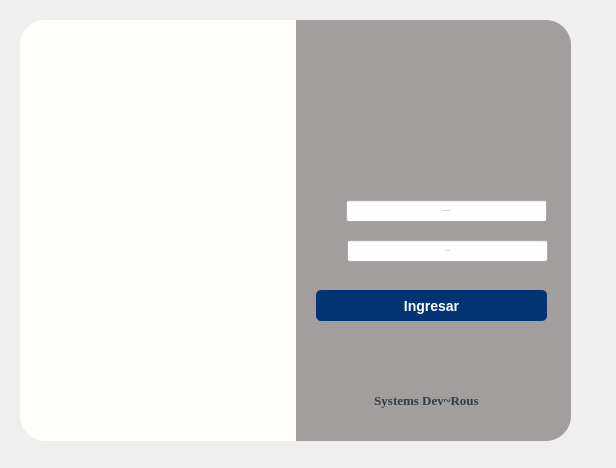
<?xml version="1.0" encoding="UTF-8"?>
<ui version="4.0">
 <class>Inicio_Sesion</class>
 <widget class="QWidget" name="Inicio_Sesion">
  <property name="geometry">
   <rect>
    <x>0</x>
    <y>0</y>
    <width>616</width>
    <height>468</height>
   </rect>
  </property>
  <property name="minimumSize">
   <size>
    <width>600</width>
    <height>450</height>
   </size>
  </property>
  <property name="maximumSize">
   <size>
    <width>16777215</width>
    <height>16777215</height>
   </size>
  </property>
  <property name="windowTitle">
   <string>Form</string>
  </property>
  <property name="styleSheet">
   <string notr="true">*{color: #1d1c1c;}

#principal{
	background-color: rgb(163, 158, 158);
	border-bottom-right-radius: 25px;
	border-top-right-radius: 25px;
}
#contenedor_global{
border-top-left-radius: 25px;
border-bottom-left-radius: 25px;
border-bottom-right-radius: 25px;
border-top-right-radius: 25px;
}
#contenedor_formulario{
border-top-left-radius: 25px;
border-bottom-left-radius: 25px;
border-bottom-right-radius: 25px;
border-top-right-radius: 25px;
}
#imgFormulario{
image: url(:/Icons/IconosSVG/logo_devrous.png);
background: #fffefb;
padding-left: 15px;
padding-right: 15px;
border-top-left-radius: 25px;
border-bottom-left-radius: 25px;
}
#img_Login{
image: url(:/iconosAzules/Icons/iconos/Azul/inicio_sesion_azul.svg);
}
#labelNombreEmpresa{
	background: transparent;
}
[objectName*=&quot;img_&quot;]{
	background: none;
}
[objectName^=&quot;txt&quot;]{
	border: none;
	border-bottom: 1px solid rgb(58, 137, 198);
	font-size: 14px;
	font-weight: Arial;
	background-color:#F5F5F5;
	border-radius: 4px;
}
[objectName^=&quot;txt&quot;]:focus{
	border: none;
	border-bottom: 1px solid rgb(0, 74, 173);
}
QPushButton{
background-color: #023375;
font-size:14px;
color:#fffefb;
font-weight:bold;
border-radius: 5px;
}
QPushButton:hover{
background-color: #2196F3;
}
#labelNombreEmpresa{
	color: #313d44;
}
#btnCerrar{
background:transparent;
border:none;
}
#btnMinimizar{
background:transparent;
border:none;
}
#img_User{
background:transparent;
image: url(:/iconosBlancos/Icons/iconos/Blanco/datos_usuario.svg);
}
#img_Password{
background:transparent;
image: url(:/iconosBlancos/Icons/iconos/Blanco/password_blanco.svg);
}</string>
  </property>
  <widget class="QFrame" name="contenedor_global">
   <property name="geometry">
    <rect>
     <x>20</x>
     <y>20</y>
     <width>551</width>
     <height>421</height>
    </rect>
   </property>
   <property name="frameShape">
    <enum>QFrame::Shape::StyledPanel</enum>
   </property>
   <property name="frameShadow">
    <enum>QFrame::Shadow::Raised</enum>
   </property>
   <layout class="QGridLayout" name="gridLayout_4">
    <property name="leftMargin">
     <number>0</number>
    </property>
    <property name="topMargin">
     <number>0</number>
    </property>
    <property name="rightMargin">
     <number>0</number>
    </property>
    <property name="bottomMargin">
     <number>0</number>
    </property>
    <property name="spacing">
     <number>0</number>
    </property>
    <item row="0" column="0">
     <widget class="QFrame" name="contenedor_formulario">
      <property name="frameShape">
       <enum>QFrame::Shape::StyledPanel</enum>
      </property>
      <property name="frameShadow">
       <enum>QFrame::Shadow::Raised</enum>
      </property>
      <layout class="QGridLayout" name="gridLayout">
       <property name="leftMargin">
        <number>0</number>
       </property>
       <property name="topMargin">
        <number>0</number>
       </property>
       <property name="rightMargin">
        <number>0</number>
       </property>
       <property name="bottomMargin">
        <number>0</number>
       </property>
       <property name="spacing">
        <number>0</number>
       </property>
       <item row="0" column="0">
        <widget class="QLabel" name="imgFormulario">
         <property name="styleSheet">
          <string notr="true"/>
         </property>
         <property name="text">
          <string/>
         </property>
        </widget>
       </item>
       <item row="0" column="1">
        <widget class="QWidget" name="principal" native="true">
         <property name="styleSheet">
          <string notr="true"/>
         </property>
         <widget class="QLabel" name="img_Login">
          <property name="geometry">
           <rect>
            <x>86</x>
            <y>70</y>
            <width>111</width>
            <height>81</height>
           </rect>
          </property>
          <property name="styleSheet">
           <string notr="true"/>
          </property>
          <property name="text">
           <string/>
          </property>
         </widget>
         <widget class="QPushButton" name="btnAceptar">
          <property name="geometry">
           <rect>
            <x>20</x>
            <y>270</y>
            <width>231</width>
            <height>31</height>
           </rect>
          </property>
          <property name="cursor">
           <cursorShape>PointingHandCursor</cursorShape>
          </property>
          <property name="styleSheet">
           <string notr="true"/>
          </property>
          <property name="text">
           <string>Ingresar</string>
          </property>
         </widget>
         <widget class="QLabel" name="labelNombreEmpresa">
          <property name="geometry">
           <rect>
            <x>60</x>
            <y>370</y>
            <width>141</width>
            <height>21</height>
           </rect>
          </property>
          <property name="font">
           <font>
            <family>Times New Roman</family>
            <pointsize>10</pointsize>
            <bold>true</bold>
           </font>
          </property>
          <property name="text">
           <string>Systems Dev~Rous</string>
          </property>
          <property name="alignment">
           <set>Qt::AlignmentFlag::AlignCenter</set>
          </property>
         </widget>
         <widget class="QWidget" name="widget" native="true">
          <property name="geometry">
           <rect>
            <x>200</x>
            <y>10</y>
            <width>61</width>
            <height>31</height>
           </rect>
          </property>
          <property name="styleSheet">
           <string notr="true">background: none;</string>
          </property>
          <layout class="QHBoxLayout" name="horizontalLayout">
           <property name="spacing">
            <number>4</number>
           </property>
           <property name="leftMargin">
            <number>0</number>
           </property>
           <property name="topMargin">
            <number>0</number>
           </property>
           <property name="rightMargin">
            <number>0</number>
           </property>
           <property name="bottomMargin">
            <number>0</number>
           </property>
           <item>
            <widget class="QPushButton" name="btnMinimizar">
             <property name="minimumSize">
              <size>
               <width>20</width>
               <height>20</height>
              </size>
             </property>
             <property name="cursor">
              <cursorShape>PointingHandCursor</cursorShape>
             </property>
             <property name="styleSheet">
              <string notr="true"/>
             </property>
             <property name="text">
              <string/>
             </property>
             <property name="icon">
              <iconset resource="../../Source/iconosSVG.qrc">
               <normaloff>:/iconosBlancos/Icons/iconos/Blanco/minimizar_blanco.svg</normaloff>:/iconosBlancos/Icons/iconos/Blanco/minimizar_blanco.svg</iconset>
             </property>
             <property name="iconSize">
              <size>
               <width>24</width>
               <height>24</height>
              </size>
             </property>
            </widget>
           </item>
           <item>
            <widget class="QPushButton" name="btnCerrar">
             <property name="minimumSize">
              <size>
               <width>20</width>
               <height>20</height>
              </size>
             </property>
             <property name="cursor">
              <cursorShape>PointingHandCursor</cursorShape>
             </property>
             <property name="styleSheet">
              <string notr="true"/>
             </property>
             <property name="text">
              <string/>
             </property>
             <property name="icon">
              <iconset resource="../../Source/iconosSVG.qrc">
               <normaloff>:/iconosBlancos/Icons/iconos/Blanco/cerrar_blanco.svg</normaloff>:/iconosBlancos/Icons/iconos/Blanco/cerrar_blanco.svg</iconset>
             </property>
             <property name="iconSize">
              <size>
               <width>24</width>
               <height>24</height>
              </size>
             </property>
            </widget>
           </item>
          </layout>
         </widget>
         <widget class="QWidget" name="widget_2" native="true">
          <property name="geometry">
           <rect>
            <x>40</x>
            <y>320</y>
            <width>191</width>
            <height>48</height>
           </rect>
          </property>
          <property name="styleSheet">
           <string notr="true">background-color:none;</string>
          </property>
          <layout class="QHBoxLayout" name="horizontalLayout_2">
           <property name="spacing">
            <number>0</number>
           </property>
           <property name="leftMargin">
            <number>0</number>
           </property>
           <property name="topMargin">
            <number>0</number>
           </property>
           <property name="rightMargin">
            <number>0</number>
           </property>
           <property name="bottomMargin">
            <number>0</number>
           </property>
           <item>
            <widget class="QLabel" name="imgFacebook">
             <property name="minimumSize">
              <size>
               <width>30</width>
               <height>30</height>
              </size>
             </property>
             <property name="maximumSize">
              <size>
               <width>30</width>
               <height>30</height>
              </size>
             </property>
             <property name="styleSheet">
              <string notr="true">image: url(:/Icons/IconosSVG/facebook.svg);
background-color: none;</string>
             </property>
             <property name="text">
              <string/>
             </property>
             <property name="alignment">
              <set>Qt::AlignmentFlag::AlignCenter</set>
             </property>
            </widget>
           </item>
           <item>
            <widget class="QLabel" name="imgLinkedin">
             <property name="minimumSize">
              <size>
               <width>30</width>
               <height>30</height>
              </size>
             </property>
             <property name="maximumSize">
              <size>
               <width>30</width>
               <height>30</height>
              </size>
             </property>
             <property name="styleSheet">
              <string notr="true">image: url(:/Icons/IconosSVG/linkedin.svg);
background-color: none;</string>
             </property>
             <property name="text">
              <string/>
             </property>
             <property name="alignment">
              <set>Qt::AlignmentFlag::AlignCenter</set>
             </property>
            </widget>
           </item>
           <item>
            <widget class="QLabel" name="imgWhatsapp">
             <property name="minimumSize">
              <size>
               <width>30</width>
               <height>30</height>
              </size>
             </property>
             <property name="maximumSize">
              <size>
               <width>30</width>
               <height>30</height>
              </size>
             </property>
             <property name="styleSheet">
              <string notr="true">image: url(:/Icons/IconosSVG/whatsapp.svg);
background-color: none;</string>
             </property>
             <property name="text">
              <string/>
             </property>
             <property name="scaledContents">
              <bool>false</bool>
             </property>
             <property name="alignment">
              <set>Qt::AlignmentFlag::AlignCenter</set>
             </property>
            </widget>
           </item>
          </layout>
         </widget>
         <widget class="QWidget" name="layoutWidget">
          <property name="geometry">
           <rect>
            <x>21</x>
            <y>220</y>
            <width>231</width>
            <height>22</height>
           </rect>
          </property>
          <layout class="QGridLayout" name="gridLayout_2">
           <property name="horizontalSpacing">
            <number>5</number>
           </property>
           <item row="0" column="0">
            <widget class="QLabel" name="img_Password">
             <property name="minimumSize">
              <size>
               <width>25</width>
               <height>0</height>
              </size>
             </property>
             <property name="maximumSize">
              <size>
               <width>25</width>
               <height>16777215</height>
              </size>
             </property>
             <property name="styleSheet">
              <string notr="true"/>
             </property>
             <property name="text">
              <string/>
             </property>
             <property name="alignment">
              <set>Qt::AlignmentFlag::AlignCenter</set>
             </property>
            </widget>
           </item>
           <item row="0" column="1">
            <widget class="QLineEdit" name="txt_Password">
             <property name="font">
              <font>
               <pointsize>-1</pointsize>
              </font>
             </property>
             <property name="styleSheet">
              <string notr="true"/>
             </property>
             <property name="echoMode">
              <enum>QLineEdit::EchoMode::Password</enum>
             </property>
             <property name="alignment">
              <set>Qt::AlignmentFlag::AlignCenter</set>
             </property>
             <property name="placeholderText">
              <string>Contraseña</string>
             </property>
            </widget>
           </item>
          </layout>
         </widget>
         <widget class="QWidget" name="layoutWidget">
          <property name="geometry">
           <rect>
            <x>20</x>
            <y>180</y>
            <width>231</width>
            <height>22</height>
           </rect>
          </property>
          <layout class="QGridLayout" name="gridLayout_3">
           <property name="horizontalSpacing">
            <number>5</number>
           </property>
           <item row="0" column="0">
            <widget class="QLabel" name="img_User">
             <property name="minimumSize">
              <size>
               <width>25</width>
               <height>0</height>
              </size>
             </property>
             <property name="maximumSize">
              <size>
               <width>25</width>
               <height>16777215</height>
              </size>
             </property>
             <property name="styleSheet">
              <string notr="true"/>
             </property>
             <property name="text">
              <string/>
             </property>
             <property name="alignment">
              <set>Qt::AlignmentFlag::AlignCenter</set>
             </property>
            </widget>
           </item>
           <item row="0" column="1">
            <widget class="QLineEdit" name="txt_User">
             <property name="font">
              <font>
               <pointsize>-1</pointsize>
              </font>
             </property>
             <property name="styleSheet">
              <string notr="true"/>
             </property>
             <property name="echoMode">
              <enum>QLineEdit::EchoMode::Normal</enum>
             </property>
             <property name="alignment">
              <set>Qt::AlignmentFlag::AlignCenter</set>
             </property>
             <property name="placeholderText">
              <string>Nombre de Usuario</string>
             </property>
            </widget>
           </item>
          </layout>
         </widget>
        </widget>
       </item>
      </layout>
     </widget>
    </item>
   </layout>
  </widget>
 </widget>
 <tabstops>
  <tabstop>txt_User</tabstop>
  <tabstop>txt_Password</tabstop>
  <tabstop>btnAceptar</tabstop>
  <tabstop>btnMinimizar</tabstop>
  <tabstop>btnCerrar</tabstop>
 </tabstops>
 <resources>
  <include location="../../Source/iconos.qrc"/>
  <include location="../../Source/iconsdvg.qrc"/>
  <include location="../../Source/iconosSVG.qrc"/>
 </resources>
 <connections/>
</ui>
